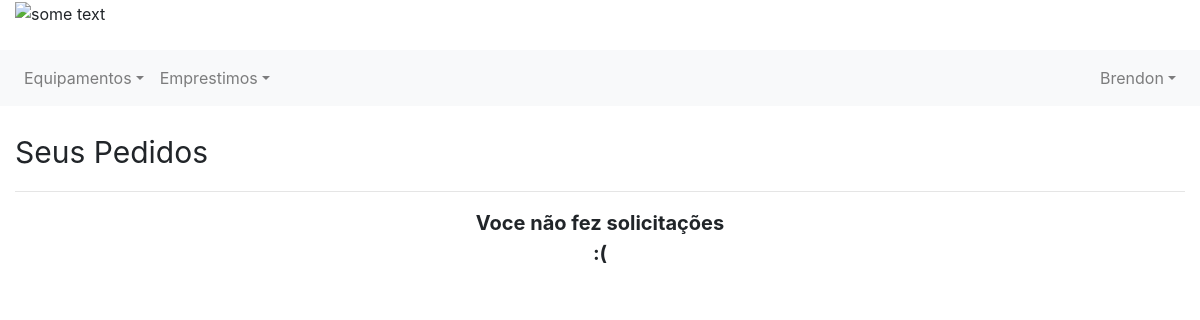
Before: /meu-perfil/ (signed in) with the older database file.
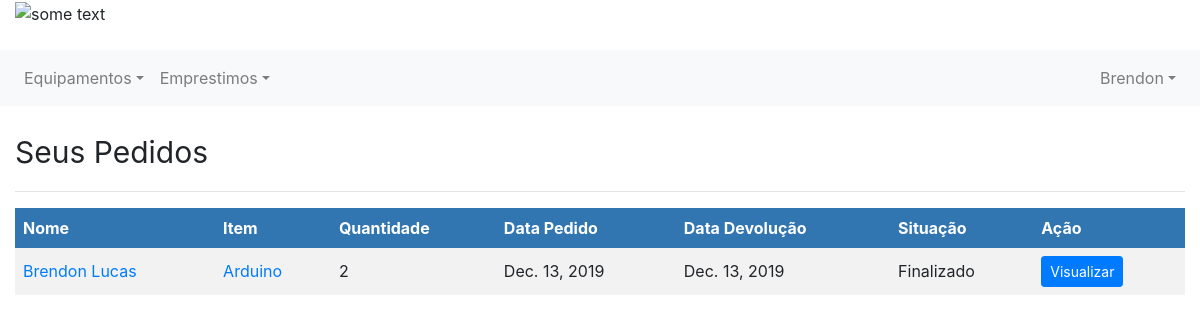
After: the same page with the newer database file.
### emprestimo/models.py (models this page shows)
class Emprestimo(models.Model):
    equipamento = models.ForeignKey(Item, on_delete=models.CASCADE, related_name='item_emprestimo')
    solicitante = models.ForeignKey(Usuario, on_delete=models.CASCADE, related_name='usuario_emprestimo')
    tipo = models.ForeignKey(TipoEstadoEmprestimo, on_delete=models.CASCADE, related_name='tipo_emprestimo')
    estado = models.BooleanField(default=0)
    descricao = models.CharField(max_length=255)
    quantidade = models.IntegerField()
    data_emprestimo = models.DateField(null=False)
    data_devolucao = models.DateField(null=True)
    mensagem_rejeitado = models.CharField(max_length=255, null=True)
    mensagem_devolucao = models.CharField(max_length=255, null=True)

class TipoEstadoEmprestimo(models.Model):
    nome = models.CharField(max_length=150)
    descricao = models.CharField(max_length=255)

### controle/models.py (models this page shows, shortened)
class Usuario(models.Model):
    user = models.OneToOneField(User, related_name='profile', on_delete=models.CASCADE, null=True)
    telefone = models.IntegerField()
    tipo = models.ForeignKey(TipoUsuario, on_delete=models.CASCADE)

class Item(models.Model):
    nome = models.CharField(max_length=50)
    quantidade = models.IntegerField()
    quantidade_emprestada = models.IntegerField()
    tipo = models.ForeignKey(TipoEquipamento, on_delete=models.CASCADE)
    imagem = models.FileField(upload_to='documents/%Y/%m/%d', default='documents/1111/sem_foto.jpg')
    excluido = models.BooleanField(default=False)

### usuarios/views.py (the view)
# urls.py: path('meu-perfil/', views.exibir_perfil, name='exibe_meu_perfil'),
@login_required
def exibir_perfil(request):
    user_profile = Usuario.objects.get(user=get_usuario_logado(request).id)
    emprestimo = Emprestimo.objects.filter(solicitante=user_profile.id)
    return render(request, 'my_profile.html',
                  {'emprestimos': emprestimo, 'user_logado': get_usuario_logado(request), 'user_profile': user_profile})

### usuarios/views.py (called while the page is built)
def get_usuario_logado(request):
    return request.user

### usuarios/templates/my_profile.html (shortened to what this page needs)
{% extends 'base.html' %}
{% block 'content' %}
<br>
<p style="font-size: 30px;"> Seus Pedidos </p>
<hr>
<div style=" ">
    {% if emprestimos %}
    <table style="min-width: 700px">
        <tr>
            <th>Nome</th>
            <th>Item</th>
            <th>Quantidade</th>
            <th>Data Pedido</th>
            <th>Data Devolução</th>
            <th>Situação</th>
            <th>Ação</th>
        </tr>
        {% for emprestimo in emprestimos %}
        <tr>
            <td><a href="{% url 'exibe_um_usuario' emprestimo.solicitante.id %}">
                {{emprestimo.solicitante.user.first_name }} {{emprestimo.solicitante.user.last_name}} </a></td>
            <td><a href="{% url 'equipamento' emprestimo.equipamento.id %}">{{emprestimo.equipamento.nome}}</a></td>
            <td>{{emprestimo.quantidade}}</td>
            <td>{{emprestimo.data_emprestimo}}</td>
            <td>{% if emprestimo.data_devolucao == none %}
                Não Devolvido
                {% else %}
                {{emprestimo.data_devolucao}}
                {% endif %}
            </td>
            <td>{{emprestimo.tipo.nome}}</td>
            <td><a class="btn btn-sm btn-primary" href="{% url 'exibir_detalhes_emprestimo' emprestimo.id %}">Visualizar</a>
            </td>
        </tr>
        {%endfor%}
    </table>
    {% else %}
    <p style="font-size: 20px; font-weight: bold; text-align:center">Voce não fez solicitações <br> :( </p>
    {% endif %}
</div>
{% endblock %}

Changed rows visible on the page:
added Emprestimo: solicitante.user.first_name "Brendon", solicitante.user.last_name "Lucas", equipamento.nome "Arduino", quantidade "2", data_emprestimo "Dec. 13, 2019", data_devolucao "Dec. 13, 2019", tipo.nome "Finalizado"
Other visible differences:
text no longer shown: "Voce não fez solicitações :("
text now shown: "Nome Item Quantidade Data Pedido Data Devolução Situação Ação"
